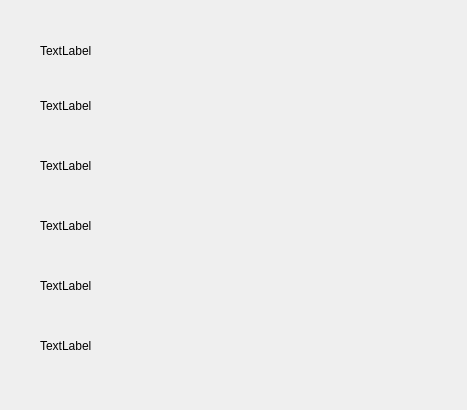
<?xml version="1.0" encoding="UTF-8"?>
<ui version="4.0">
 <class>debugDialog</class>
 <widget class="QDialog" name="debugDialog">
  <property name="geometry">
   <rect>
    <x>0</x>
    <y>0</y>
    <width>467</width>
    <height>410</height>
   </rect>
  </property>
  <property name="windowTitle">
   <string>请求</string>
  </property>
  <widget class="QLabel" name="label">
   <property name="geometry">
    <rect>
     <x>40</x>
     <y>30</y>
     <width>371</width>
     <height>41</height>
    </rect>
   </property>
   <property name="text">
    <string>TextLabel</string>
   </property>
   <property name="wordWrap">
    <bool>true</bool>
   </property>
  </widget>
  <widget class="QLabel" name="label_2">
   <property name="geometry">
    <rect>
     <x>40</x>
     <y>80</y>
     <width>371</width>
     <height>51</height>
    </rect>
   </property>
   <property name="text">
    <string>TextLabel</string>
   </property>
   <property name="wordWrap">
    <bool>true</bool>
   </property>
  </widget>
  <widget class="QLabel" name="label_3">
   <property name="geometry">
    <rect>
     <x>40</x>
     <y>140</y>
     <width>371</width>
     <height>51</height>
    </rect>
   </property>
   <property name="text">
    <string>TextLabel</string>
   </property>
   <property name="wordWrap">
    <bool>true</bool>
   </property>
  </widget>
  <widget class="QLabel" name="label_4">
   <property name="geometry">
    <rect>
     <x>40</x>
     <y>200</y>
     <width>371</width>
     <height>51</height>
    </rect>
   </property>
   <property name="text">
    <string>TextLabel</string>
   </property>
   <property name="wordWrap">
    <bool>true</bool>
   </property>
  </widget>
  <widget class="QLabel" name="label_5">
   <property name="geometry">
    <rect>
     <x>40</x>
     <y>260</y>
     <width>371</width>
     <height>51</height>
    </rect>
   </property>
   <property name="text">
    <string>TextLabel</string>
   </property>
   <property name="wordWrap">
    <bool>true</bool>
   </property>
  </widget>
  <widget class="QLabel" name="label_6">
   <property name="geometry">
    <rect>
     <x>40</x>
     <y>320</y>
     <width>371</width>
     <height>51</height>
    </rect>
   </property>
   <property name="text">
    <string>TextLabel</string>
   </property>
   <property name="wordWrap">
    <bool>true</bool>
   </property>
  </widget>
 </widget>
 <resources/>
 <connections/>
</ui>
